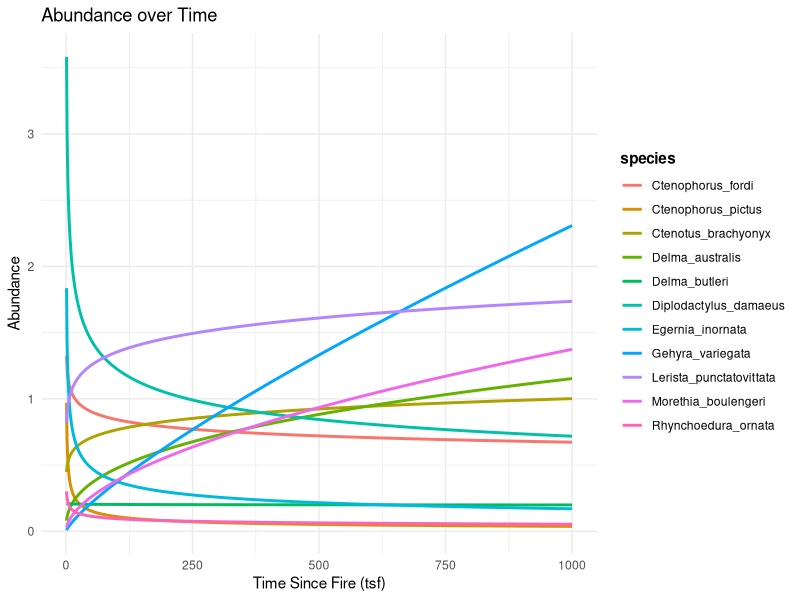

Write R code to recreate this figure.
# ==============================================================================
# Generate Figure 3.4 - Parametric GLM abundance functions
# ==============================================================================

library(tidyverse)
library(ggplot2)

# 1. Setup the Figures directory
if(!dir.exists("Figures")) {
  dir.create("Figures", recursive = TRUE)
}

# 2. Load the calculated GLM parameters
data_power <- read_csv("data/species_power_dist.csv", show_col_types = FALSE)

species_list <- data_power$species
alpha_list <- data_power$alpha
beta_list <- data_power$beta

# 3. Generate theoretical predictions for the time sequence
t_list <- c(1:1000)

data_abun <- data.frame(tsf = t_list, stringsAsFactors = FALSE)

# Generate abundance values using your defined power function alpha * t^beta
for (i in 1:nrow(data_power)){
  predictions <- alpha_list[i] * (t_list ^ beta_list[i])
  data_abun[[species_list[i]]] <- predictions
}

# 4. Reshape data to long format for ggplot2
data_long <- data_abun %>%
  pivot_longer(
    cols = -tsf,
    names_to = "species",
    values_to = "Abundance"
  )

# Convert species to a factor to maintain consistent legend ordering
data_long$species <- factor(data_long$species, levels = species_list)

# 5. Generate and save Figure 3.4
p_glm <- ggplot(data_long, aes(x = tsf, y = Abundance, color = species)) +
  geom_line(linewidth = 1) +
  theme_minimal() +
  labs(
    title = "Abundance over Time",
    x = "Time Since Fire (tsf)",
    y = "Abundance"
  ) +
  theme(
    legend.position = "right",
    legend.title = element_text(face = "bold")
  )

ggsave("Figures/Figure_3_4_GLM_Abundance.png", plot = p_glm, width = 9, height = 6, dpi = 300)
cat("Saved: Figures/Figure_3_4_GLM_Abundance.png\n")
